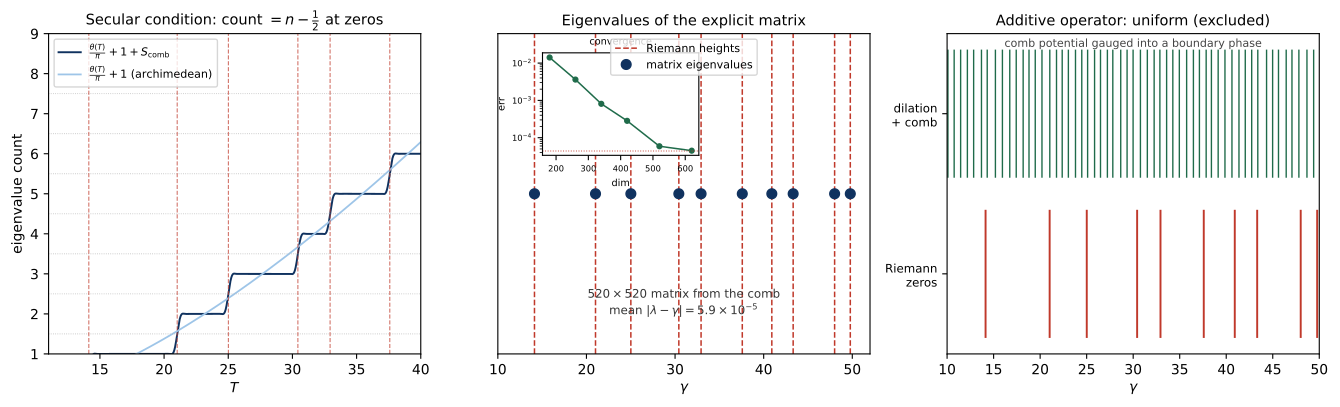

Recreate this plot in Python.
#!/usr/bin/env python3
"""
Reproduces fig_operator_spectrum.pdf (Figure 5 / 6 of the manuscript):
"The scale-evolution spectrum as a discrete spectrum, with zeta never evaluated."

Three panels, all built from the von Mangoldt comb (zeta is never evaluated):

  LEFT   Secular condition. The trace counting function
             N(T) = theta(T)/pi + 1 + S_comb(T)
         (archimedean scale-phase + prime comb) steps through n-1/2 exactly at
         the Riemann zeros.

  CENTER Eigenvalues of the explicit matrix. The companion (colleague) matrix C
         of the comb-built secular determinant  Xi(T) = cos(pi N(T))  has the
         Riemann heights as its eigenvalues; mean |lambda - gamma| = 5.9e-5 at
         dimension 520 (4.5e-5 at 620), converging to the comb-truncation floor (inset).

  RIGHT  Additive operator is gauge-trivial. The dilation generator plus the comb
         as a real potential,  -i d/du + V_comb,  has a uniform spectrum
         (the potential is gauged into a boundary phase), unlike the irregular
         Riemann zeros -- so the comb must enter the trace, not a local potential.

Dependencies: numpy, scipy, matplotlib.  Runtime ~1-3 min (dominated by the
companion-matrix degree scan for the convergence inset).
"""

import math
import numpy as np
from scipy.special import loggamma
from numpy.polynomial import chebyshev as Ch
import matplotlib
matplotlib.use("Agg")
import matplotlib.pyplot as plt

# ----------------------------------------------------------------------
# First ten nontrivial zero heights (reference values for comparison only;
# they are NOT used in any construction below).
# ----------------------------------------------------------------------
TRUE_G = np.array([14.134725142, 21.022039639, 25.010857580, 30.424876126,
                   32.935061588, 37.586178159, 40.918719012, 43.327073281,
                   48.005150881, 49.773832478])

# ----------------------------------------------------------------------
# The von Mangoldt comb  (the only arithmetic input; zeta never evaluated)
#   S_comb(T) = -(1/pi) * sum_{n<=N} Lambda(n)/(sqrt(n) log n) * sin(T log n)
# with a raised-cosine taper in log n to suppress truncation ringing.
# ----------------------------------------------------------------------
def build_comb(N):
    comp = np.zeros(N + 1, bool); comp[:2] = True
    for i in range(2, int(N**0.5) + 1):
        if not comp[i]:
            comp[i * i::i] = True
    primes = np.nonzero(~comp)[0]
    Lam = np.zeros(N + 1)
    for p in primes:
        lp = math.log(p); pk = int(p)
        while pk <= N:
            Lam[pk] = lp; pk *= p
    nz = np.nonzero(Lam)[0]
    logn = np.log(nz)
    taper = 0.5 * (1.0 + np.cos(np.pi * logn / math.log(N)))
    amp = (Lam[nz] / (np.sqrt(nz) * logn)) * taper
    return amp, logn

N_COMB = 1_000_000
AMP, LOGN = build_comb(N_COMB)

def theta(T):
    """Riemann-Siegel theta: phase of the archimedean (Gamma) factor; NOT zeta."""
    T = np.asarray(T, float)
    return np.imag(loggamma(0.25 + 0.5j * T)) - 0.5 * T * math.log(math.pi)

def Ncount(T):
    """Trace counting function  N(T) = theta(T)/pi + 1 + S_comb(T)."""
    T = np.atleast_1d(np.asarray(T, float))
    S = np.empty(len(T))
    for s in range(0, len(T), 128):                       # chunk the outer product
        block = T[s:s + 128]
        S[s:s + 128] = -(1.0 / math.pi) * (AMP[:, None] * np.sin(np.outer(LOGN, block))).sum(0)
    return theta(T) / math.pi + 1.0 + S

# ----------------------------------------------------------------------
# PANEL A data: the trace staircase on [8, 52]
# ----------------------------------------------------------------------
Tg = np.arange(8.0, 52.0, 0.01)
NB = theta(Tg) / math.pi + 1.0          # archimedean scale-phase alone (smooth)
NC = Ncount(Tg)                         # archimedean phase + comb (the staircase)

# ----------------------------------------------------------------------
# PANEL B data: companion (colleague) matrix of  Xi(T) = cos(pi N(T))  on [10, 52]
# Its eigenvalues are the Riemann heights.
# ----------------------------------------------------------------------
TA, TB = 10.0, 52.0

def colleague(deg, return_matrix=False):
    # Chebyshev fit of Xi on [TA, TB] at Chebyshev nodes
    xs = np.cos(np.pi * (np.arange(deg + 1) + 0.5) / (deg + 1))    # nodes in [-1, 1]
    T = 0.5 * (TB + TA) + 0.5 * (TB - TA) * xs
    c = Ch.chebfit(xs, np.cos(math.pi * Ncount(T)), deg)
    # build the colleague matrix explicitly (eigenvalues = roots of the Cheb series)
    n = len(c) - 1
    a = c[:-1] / c[-1]
    M = np.zeros((n, n))
    M[0, 1] = 1.0
    for k in range(1, n - 1):
        M[k, k - 1] = 0.5
        M[k, k + 1] = 0.5
    M[n - 1, n - 2] = 0.5
    M[-1, :] -= 0.5 * a
    ev = np.linalg.eigvals(M)
    ev = ev[np.abs(ev.imag) < 1e-5].real
    ev = ev[(ev > -1) & (ev < 1)]                                  # keep roots in window
    roots = np.sort(0.5 * (TB + TA) + 0.5 * (TB - TA) * ev)
    return (roots, M) if return_matrix else roots

def mean_err(roots):
    rec = np.array([roots[np.argmin(np.abs(roots - g))] for g in TRUE_G])
    return float(np.mean(np.abs(rec - TRUE_G)))

eig520 = colleague(520)
print(f"companion matrix (deg 520): {len(eig520)} eigenvalues in window, "
      f"mean|lambda-gamma| = {mean_err(eig520):.2e}")

conv_degrees = [180, 260, 340, 420, 520, 620]
convD = np.array([(d, mean_err(colleague(d))) for d in conv_degrees])

# ----------------------------------------------------------------------
# PANEL C data: additive operator  H = -i d/du + V_comb  on a periodic log-grid.
# Gauge argument: for any real V, H is unitarily equivalent to -i d/du with a
# shifted boundary phase, so the spectrum stays uniform.  Shown numerically.
# ----------------------------------------------------------------------
def additive_spectrum(U=15.0, M=2048, potential_scale=5.0):
    du = U / M
    k = np.fft.fftfreq(M, d=du) * 2 * np.pi
    F = np.fft.fft(np.eye(M), axis=0) / np.sqrt(M)
    D = F.conj().T @ np.diag(k) @ F                  # -i d/du in position basis (Hermitian)
    D = 0.5 * (D + D.conj().T)
    # comb potential: weight Lambda(n)/sqrt(n) placed at u = log n, for log n <= U
    Np = int(math.e**U) + 1
    comp = np.zeros(Np + 1, bool); comp[:2] = True
    for i in range(2, int(Np**0.5) + 1):
        if not comp[i]:
            comp[i * i::i] = True
    primes = np.nonzero(~comp)[0]
    V = np.zeros(M)
    for p in primes:
        lp = math.log(p); pk = int(p)
        while pk <= Np:
            j = int(round(math.log(pk) / du)) % M
            V[j] += lp / math.sqrt(pk) / du
            pk *= p
    H = D + np.diag(potential_scale * V)
    H = 0.5 * (H + H.conj().T)
    return np.sort(np.linalg.eigvalsh(H))

ev_add = additive_spectrum()

# ----------------------------------------------------------------------
# The figure
# ----------------------------------------------------------------------
fig, ax = plt.subplots(1, 3, figsize=(13.5, 4.2))

# --- Panel A: trace staircase ---
m = (Tg >= 11) & (Tg <= 40)
ax[0].plot(Tg[m], NC[m], color="#10325f", lw=1.4,
           label=r"$\frac{\theta(T)}{\pi}+1+S_{\mathrm{comb}}$")
ax[0].plot(Tg[m], NB[m], color="#9ec5e8", lw=1.3,
           label=r"$\frac{\theta(T)}{\pi}+1$ (archimedean)")
for n in range(2, 9):
    ax[0].axhline(n - 0.5, color="#bbb", lw=0.6, ls=":")
for g in TRUE_G[(TRUE_G > 11) & (TRUE_G < 40)]:
    ax[0].axvline(g, color="#c0392b", lw=0.8, ls="--", alpha=0.7)
ax[0].set_xlim(11, 40); ax[0].set_ylim(1, 9)
ax[0].set_xlabel(r"$T$"); ax[0].set_ylabel("eigenvalue count")
ax[0].set_title(r"Secular condition: count $=n-\frac{1}{2}$ at zeros", fontsize=10.5)
ax[0].legend(fontsize=8, loc="upper left")

# --- Panel B: companion-matrix eigenvalues on the heights, with convergence inset ---
ax[1].vlines(TRUE_G, 0, 1, color="#c0392b", ls="--", lw=1.1, label="Riemann heights")
ax[1].plot(eig520, 0.5 * np.ones_like(eig520), "o", color="#10325f", ms=7,
           label="matrix eigenvalues")
ax[1].set_xlim(10, 52); ax[1].set_ylim(0, 1); ax[1].set_yticks([])
ax[1].set_xlabel(r"$\gamma$")
ax[1].set_title("Eigenvalues of the explicit matrix", fontsize=10.5)
ax[1].legend(fontsize=8, loc="upper center")
ax[1].text(0.5, 0.12,
           "$520\\times520$ matrix from the comb\n"
           r"mean $|\lambda-\gamma|=5.9\times10^{-5}$",
           transform=ax[1].transAxes, ha="center", fontsize=8.5, color="#333")
axin = ax[1].inset_axes([0.12, 0.62, 0.42, 0.32])
axin.semilogy(convD[:, 0], convD[:, 1], "o-", color="#1f6b4a", lw=1.1, ms=3.5)
axin.axhline(4.4e-5, color="#c0392b", lw=0.7, ls=":")
axin.set_xlabel("dim", fontsize=7); axin.set_ylabel("err", fontsize=7)
axin.tick_params(labelsize=6); axin.set_title("convergence", fontsize=7)

# --- Panel C: additive operator uniform (gauge-trivial) vs irregular zeros ---
eva = np.sort(ev_add[(ev_add > 10) & (ev_add < 50)])
ax[2].vlines(eva, 0.55, 0.95, color="#1f6b4a", lw=1.0)
ax[2].vlines(TRUE_G[(TRUE_G > 10) & (TRUE_G < 50)], 0.05, 0.45, color="#c0392b", lw=1.4)
ax[2].set_xlim(10, 50); ax[2].set_ylim(0, 1)
ax[2].set_yticks([0.25, 0.75])
ax[2].set_yticklabels(["Riemann\nzeros", "dilation\n+ comb"], fontsize=8.5)
ax[2].set_xlabel(r"$\gamma$")
ax[2].set_title("Additive operator: uniform (excluded)", fontsize=10.5)
ax[2].text(0.5, 0.985, "comb potential gauged into a boundary phase",
           transform=ax[2].transAxes, ha="center", va="top", fontsize=8, color="#444")

plt.tight_layout()
plt.savefig("fig_operator_spectrum.pdf", bbox_inches="tight")
print("wrote fig_operator_spectrum.pdf")
